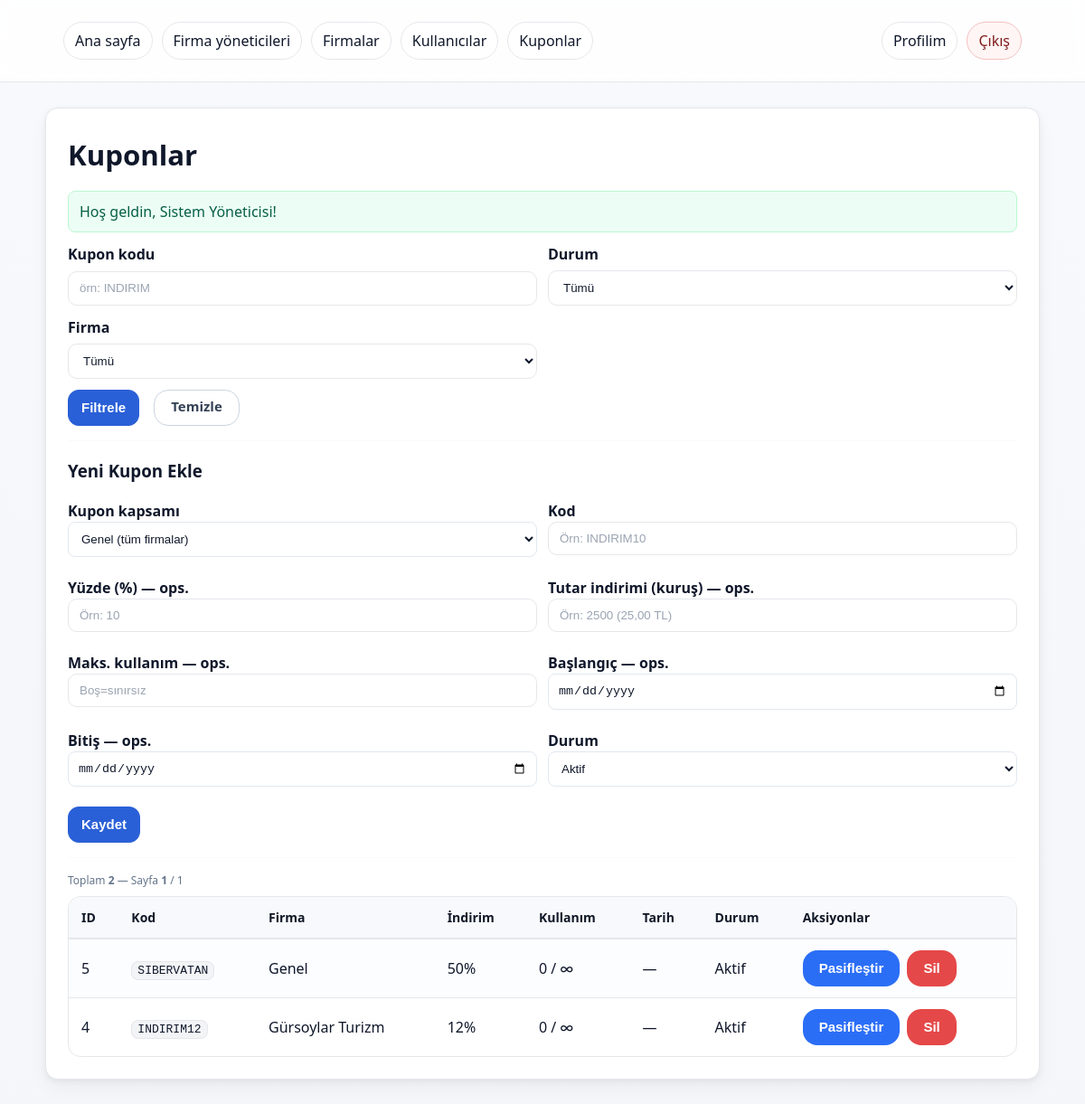
Screenshot of /pages/kuponlar.php (signed in) with the database file from the repository.
### tables this page shows
CREATE TABLE coupons (
        id               INTEGER PRIMARY KEY AUTOINCREMENT,
        code             TEXT    NOT NULL UNIQUE,
        discount_percent INTEGER CHECK (discount_percent BETWEEN 0 AND 100),
        discount_cents   INTEGER CHECK (discount_cents >= 0),
        max_uses         INTEGER,
        used_count       INTEGER NOT NULL DEFAULT 0,
        valid_from       TEXT,
        valid_until      TEXT,
        is_active        INTEGER NOT NULL DEFAULT 1,
        created_at       TEXT    NOT NULL DEFAULT (datetime('now')), firm_id INTEGER,
        CHECK (discount_percent IS NOT NULL OR discount_cents IS NOT NULL)
    );

CREATE TABLE firms (
        id         INTEGER PRIMARY KEY AUTOINCREMENT,
        name       TEXT    NOT NULL UNIQUE,
        phone      TEXT,
        email      TEXT,
        is_active  INTEGER NOT NULL DEFAULT 1,
        created_at TEXT    NOT NULL DEFAULT (datetime('now'))
    );

### inc/helpers.php (called while the page is built, shortened)
<?php
function e(?string $s): string {
    return htmlspecialchars((string)$s, ENT_QUOTES, 'UTF-8');
}
function bildirim_al(): array {
    $f = $_SESSION['flash'] ?? [];
    return $f;
}

### inc/auth.php (called while the page is built, shortened)
<?php
function current_user(): ?array {
    return $_SESSION['user'] ?? null;
}

### pages/kuponlar.php (the view, shortened to what this page needs)
<?php
require dirname(__DIR__) . '/inc/auth.php';
require dirname(__DIR__) . '/inc/nav.php';
$u   = current_user();
$pdo = db();
$rol = $u['role'] ?? '';
$code   = trim($_GET['code']   ?? '');
$page = max(1, (int)($_GET['p'] ?? 1));$per    = 12;
$offset = ($page - 1) * $per;
$where  = [];
$params = [];
$whereSql = $where ? ('WHERE '.implode(' AND ',$where)) : '';
$stc = $pdo->prepare("SELECT COUNT(*) FROM coupons c {$whereSql}");
$stc->execute($params);
$total = (int)$stc->fetchColumn();
$totalPages = max(1, (int)ceil($total/$per));
$sql = "
SELECT
  c.id, c.firm_id, c.code, c.discount_percent, c.discount_cents,
  c.max_uses, c.used_count, c.valid_from, c.valid_until, c.is_active, c.created_at,
  f.name AS firm_name
FROM coupons c
LEFT JOIN firms f ON f.id = c.firm_id
{$whereSql}
ORDER BY c.id DESC
LIMIT :l OFFSET :o
";
$st = $pdo->prepare($sql);
$st->bindValue(':l',$per,PDO::PARAM_INT);
$st->bindValue(':o',$offset,PDO::PARAM_INT);
$st->execute();
$rows = $st->fetchAll();
$flash = bildirim_al();
?>
<!doctype html>
<html lang="tr">
<head>
  <link rel="stylesheet" href="<?= e(BASE_URL) ?>/css/styles.css">
</head>
<body>
  <?= nav_html(); ?>
  <main class="container" style="padding:28px 0">
    <section class="card">
      <h1>Kuponlar</h1>
      <?php foreach ($flash as $f): ?>
        <div class="alert <?= $f['t']==='success'?'alert-success':'alert-error' ?>"><?= e($f['m']) ?></div>
      <?php endforeach; ?>
      <form method="get" style="margin:12px 0">
        <div class="form-grid-2">
          <label>Kupon kodu <input name="code" value="<?= e($code) ?>" placeholder="örn: INDIRIM"></label>
          <label>Durum
            <select name="active">
              <option value="">Tümü</option>
            </select>
          </label>
          <?php if ($rol==='admin'): ?>
            <label>Firma
              <select name="firm">
                <option value="">Tümü</option>
              </select>
            </label>
          <?php else: ?>
            <label>Firma
              <input value="<?= e((string)$u['firm_id']) ?> — sadece bu firmada" disabled>
            </label>
          <?php endif; ?>
        </div>
        <div class="btn-row" style="margin-top:12px">
          <button type="submit">Filtrele</button>
          <a class="btn outline" href="<?= e(BASE_URL) ?>/pages/kuponlar.php">Temizle</a>
        </div>
      </form>
      <hr style="margin:16px 0;opacity:.2">
      <h3>Yeni Kupon Ekle</h3>
      <form method="post" class="form">
        <div class="form-grid-2">
          <?php if ($rol==='admin'): ?>
            <label>Kupon kapsamı
              <select name="firm_id">
                <option value="global">Genel (tüm firmalar)</option>
              </select>
            </label>
          <?php else: ?>
            <label>Firma
              <input value="<?= e((string)$u['firm_id']) ?> — sadece bu firmada" disabled>
            </label>
          <?php endif; ?>
          <label>Kod <input name="code" placeholder="Örn: INDIRIM10" required></label>
          <label>Yüzde (%) — ops. <input type="number" name="discount_percent" min="0" max="100" placeholder="Örn: 10"></label>
          <label>Tutar indirimi (kuruş) — ops. <input type="number" name="discount_cents" min="0" placeholder="Örn: 2500 (25,00 TL)"></label>
          <label>Maks. kullanım — ops. <input type="number" name="max_uses" min="1" placeholder="Boş=sınırsız"></label>
          <label>Başlangıç — ops. <input type="date" name="valid_from"></label>
          <label>Bitiş — ops.     <input type="date" name="valid_until"></label>
          <label>Durum
            <select name="is_active">
              <option value="1" selected>Aktif</option>
            </select>
          </label>
        </div>
        <div class="form-actions"><button type="submit">Kaydet</button></div>
      </form>
      <hr style="margin:16px 0;opacity:.2">
      <div class="small" style="margin:8px 0;color:#64748b">
        Toplam <b><?= e((string)$total) ?></b> — Sayfa <b><?= e((string)$page) ?></b> / <?= e((string)$totalPages) ?>
      </div>
      <div style="overflow:auto">
        <table>
          <thead>
            <tr>
              <th>ID</th><th>Kod</th><th>Firma</th><th>İndirim</th><th>Kullanım</th><th>Tarih</th><th>Durum</th><th>Aksiyonlar</th>
            </tr>
          </thead>
          <tbody>
            <?php if (!$rows): ?>
              <tr><td colspan="8">Kayıt yok.</td></tr>
            <?php else: foreach ($rows as $r):
              $indTxt = $r['discount_percent']!==null ? ((int)$r['discount_percent']).'%' : tl_text($r['discount_cents']);
              $frmTxt = $r['firm_id']===null ? 'Genel' : ($r['firm_name'] ?: ('#'.$r['firm_id']));
              $tar   = [];
              $tarTxt = $tar? implode(' / ',$tar) : '—';
              $kullTxt = ($r['used_count'] ?? 0).' / '.($r['max_uses'] ?? '∞');
              $aktif = (int)$r['is_active']===1;
            ?>
              <tr>
                <td><?= e((string)$r['id']) ?></td>
                <td><code><?= e($r['code']) ?></code></td>
                <td><?= e($frmTxt) ?></td>
                <td><?= e($indTxt) ?></td>
                <td><?= e($kullTxt) ?></td>
                <td><?= e($tarTxt) ?></td>
                <td><?= $aktif ? 'Aktif' : 'Pasif' ?></td>
                <td>
                  <div class="table-actions">
                    <form method="post" action="<?= e(BASE_URL) ?>/pages/kuponlar.php">
                      <button class="btn"><?= $aktif ? 'Pasifleştir' : 'Aktifleştir' ?></button>
                    </form>
                    <form method="post" action="<?= e(BASE_URL) ?>/pages/kuponlar.php" onsubmit="return confirm('Silinsin mi?');">
                      <button class="btn danger">Sil</button>
                    </form>
                  </div>
                </td>
              </tr>
            <?php endforeach; endif; ?>
          </tbody>
        </table>
      </div>
    </section>
  </main>
</body>
</html>

### css/styles.css (style rules this page uses)
:root { --bg: #f4f6fa; --bg-grad: #f8f9fd; --surface: #ffffff; --text: #0f172a; --muted: #667085; --border: #e5e7eb; --primary: #2e6be6; --primary-600:#2059cc; --primary-50: #eef3ff; --success: #16a34a; --danger: #e54848; --shadow: 0 10px 20px rgba(2,6,23,.04), 0 2px 6px rgba(2,6,23,.06); --radius: 14px; --radius-sm: 10px; }
* { box-sizing:border-box }
html,body { height:100% }
body { margin:0; font-family: ui-sans-serif, system-ui, -apple-system, "Segoe UI", Roboto, "Helvetica Neue", Arial; color:var(--text); background: linear-gradient(180deg, var(--bg-grad) 0%, var(--bg) 100%); line-height:1.5; }
a { color:var(--primary); text-decoration:none }
.container { max-width:1100px;margin:0 auto;padding:24px 20px }
.card { background:var(--surface); border:1px solid var(--border); border-radius:var(--radius); box-shadow:var(--shadow); padding:24px; }
h1 { font-size:clamp(28px,2.6vw,40px);margin:4px 0 16px }
button, .btn { appearance:none; border:1px solid var(--primary); background:var(--primary); color:#fff; padding:9px 14px; border-radius:10px; font-weight:600; cursor:pointer; transition:all .15s ease; }
.btn.outline { background:#fff; color:var(--text); border-color:var(--border) }
.btn.danger { background:var(--danger); border-color:var(--danger) }
label { display:grid; gap:6px; color:var(--text); font-weight:600 }
input, select, textarea { width:100%; padding:10px 12px; border:1px solid var(--border); border-radius:10px; background:#fff; color:var(--text); outline:none; transition:border-color .15s, box-shadow .15s; }
input::placeholder, textarea::placeholder { color:#9aa4b2 }
hr { border:none; border-top:1px solid var(--border); margin:10px 0 }
.form-grid-2 { display:grid;gap:12px;grid-template-columns:repeat(2,minmax(0,1fr)) }
table { width:100%; border-collapse:separate; border-spacing:0; background:#fff; border:1px solid var(--border); border-radius:var(--radius); overflow:hidden; }
thead th { text-align:left; font-size:14px; color:#111827; background:#f7f9fc; border-bottom:1px solid var(--border); padding:12px 14px; }
tbody td { padding:12px 14px; border-top:1px solid var(--border) }
tbody tr:nth-child(odd) { background:#fbfdff }
.alert { padding:12px 14px; border-radius:var(--radius-sm); border:1px solid var(--border); background:#fff; margin:10px 0; }
.alert-success { border-color:#86efac; background:#ecfdf5; color:#065f46 }
code { background:#f3f4f6;border:1px solid var(--border);padding:2px 6px;border-radius:8px }
.small { font-size:12px;color:var(--muted) }
button, .btn { display:inline-flex; align-items:center; justify-content:center; gap:8px; height:40px; padding:0 14px; font-size:15px; line-height:1; white-space:nowrap; border-radius:12px; }
.btn + .btn, button + .btn, .btn + button, button + button { margin-left:8px; }
.btn-row, .form-actions { display:flex; flex-wrap:wrap; gap:8px; }
.table-actions { display:flex; gap:8px; flex-wrap:wrap; }
:root { --primary: #2a60d7; --primary-600:#1d4fc1; }
.form label { display:block; margin-bottom:10px; }
.form input[type="text"], .form input[type="email"], .form input[type="password"], .form input[type="date"], .form select { width:100%; padding:10px; border:1px solid #e2e8f0; border-radius:8px; box-sizing:border-box; }
.form-actions { display:flex; gap:12px; align-items:center; margin-top:12px; }
.btn { padding:10px 18px; border-radius:16px; background:#2b6ef6; color:white; text-decoration:none; border:none; display:inline-block; }
.btn.outline { background:transparent; color:#334155; border:1px solid #cbd5e1; }
.alert { padding:10px 12px; border-radius:8px; margin-bottom:12px; }
.alert-success { background:#ecfdf5; color:#065f46; border:1px solid #bbf7d0; }

### rows the page displays
coupons: id "5", code "SIBERVATAN", firm "Genel", discount_percent "50%", kullTxt "0 / ∞", tarTxt "—", is_active "Aktif"
coupons: id "4", code "INDIRIM12", firm.name "Gürsoylar Turizm", discount_percent "12%", kullTxt "0 / ∞", tarTxt "—", is_active "Aktif"

### other values shown
$f['m'] "Hoş geldin, Sistem Yöneticisi!"
$total "2"
$page "1"
$totalPages "1"
